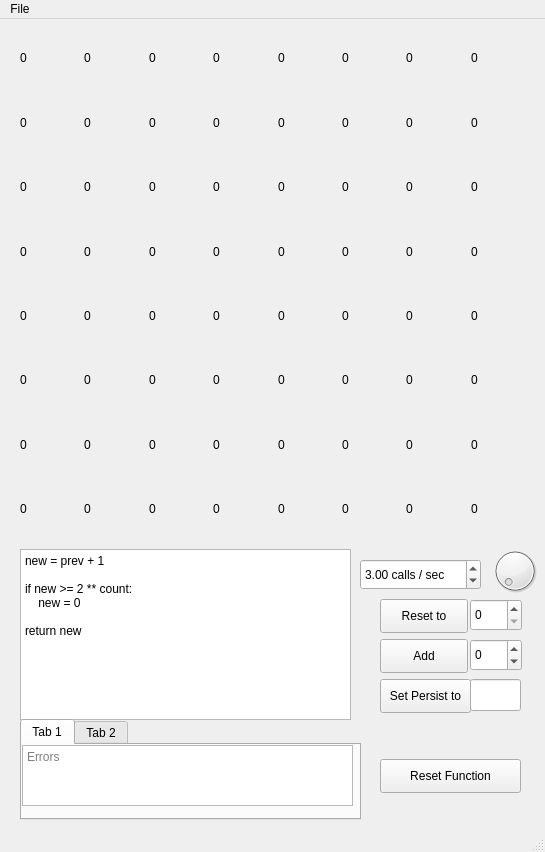
<?xml version="1.0" encoding="UTF-8"?>
<ui version="4.0">
 <class>Main</class>
 <widget class="QMainWindow" name="Main">
  <property name="geometry">
   <rect>
    <x>0</x>
    <y>0</y>
    <width>545</width>
    <height>852</height>
   </rect>
  </property>
  <property name="windowTitle">
   <string>Main</string>
  </property>
  <widget class="QWidget" name="centralwidget">
   <widget class="QDoubleSpinBox" name="rate">
    <property name="geometry">
     <rect>
      <x>360</x>
      <y>540</y>
      <width>121</width>
      <height>31</height>
     </rect>
    </property>
    <property name="suffix">
     <string> calls / sec</string>
    </property>
    <property name="decimals">
     <number>2</number>
    </property>
    <property name="minimum">
     <double>1.000000000000000</double>
    </property>
    <property name="maximum">
     <double>1000.000000000000000</double>
    </property>
    <property name="value">
     <double>3.000000000000000</double>
    </property>
   </widget>
   <widget class="QDial" name="rateDial">
    <property name="geometry">
     <rect>
      <x>490</x>
      <y>520</y>
      <width>50</width>
      <height>64</height>
     </rect>
    </property>
    <property name="minimum">
     <number>1</number>
    </property>
    <property name="maximum">
     <number>500</number>
    </property>
    <property name="value">
     <number>1</number>
    </property>
    <property name="orientation">
     <enum>Qt::Horizontal</enum>
    </property>
    <property name="invertedAppearance">
     <bool>false</bool>
    </property>
    <property name="invertedControls">
     <bool>false</bool>
    </property>
   </widget>
   <widget class="QWidget" name="gridLayoutWidget">
    <property name="geometry">
     <rect>
      <x>20</x>
      <y>10</y>
      <width>509</width>
      <height>509</height>
     </rect>
    </property>
    <layout class="QGridLayout" name="grid">
     <item row="3" column="0">
      <widget class="Led" name="led_15">
       <property name="text">
        <string>0</string>
       </property>
      </widget>
     </item>
     <item row="3" column="1">
      <widget class="Led" name="led_14">
       <property name="text">
        <string>0</string>
       </property>
      </widget>
     </item>
     <item row="1" column="3">
      <widget class="Led" name="led_10">
       <property name="text">
        <string>0</string>
       </property>
      </widget>
     </item>
     <item row="7" column="4">
      <widget class="Led" name="led_23">
       <property name="text">
        <string>0</string>
       </property>
      </widget>
     </item>
     <item row="1" column="1">
      <widget class="Led" name="led_3">
       <property name="text">
        <string>0</string>
       </property>
      </widget>
     </item>
     <item row="3" column="4">
      <widget class="Led" name="led_19">
       <property name="text">
        <string>0</string>
       </property>
      </widget>
     </item>
     <item row="2" column="4">
      <widget class="Led" name="led_18">
       <property name="text">
        <string>0</string>
       </property>
      </widget>
     </item>
     <item row="6" column="4">
      <widget class="Led" name="led_22">
       <property name="text">
        <string>0</string>
       </property>
      </widget>
     </item>
     <item row="1" column="2">
      <widget class="Led" name="led_4">
       <property name="text">
        <string>0</string>
       </property>
      </widget>
     </item>
     <item row="4" column="4">
      <widget class="Led" name="led_20">
       <property name="text">
        <string>0</string>
       </property>
      </widget>
     </item>
     <item row="2" column="1">
      <widget class="Led" name="led_7">
       <property name="text">
        <string>0</string>
       </property>
      </widget>
     </item>
     <item row="1" column="4">
      <widget class="Led" name="led_17">
       <property name="text">
        <string>0</string>
       </property>
      </widget>
     </item>
     <item row="0" column="1">
      <widget class="Led" name="led_1">
       <property name="text">
        <string>0</string>
       </property>
      </widget>
     </item>
     <item row="5" column="4">
      <widget class="Led" name="led_21">
       <property name="text">
        <string>0</string>
       </property>
      </widget>
     </item>
     <item row="0" column="4">
      <widget class="Led" name="led_16">
       <property name="text">
        <string>0</string>
       </property>
      </widget>
     </item>
     <item row="3" column="3">
      <widget class="Led" name="led_12">
       <property name="text">
        <string>0</string>
       </property>
      </widget>
     </item>
     <item row="2" column="3">
      <widget class="Led" name="led_11">
       <property name="text">
        <string>0</string>
       </property>
      </widget>
     </item>
     <item row="7" column="5">
      <widget class="Led" name="led_24">
       <property name="text">
        <string>0</string>
       </property>
      </widget>
     </item>
     <item row="1" column="0">
      <widget class="Led" name="led_2">
       <property name="text">
        <string>0</string>
       </property>
      </widget>
     </item>
     <item row="3" column="2">
      <widget class="Led" name="led_13">
       <property name="text">
        <string>0</string>
       </property>
      </widget>
     </item>
     <item row="0" column="0">
      <widget class="Led" name="led_0">
       <property name="text">
        <string>0</string>
       </property>
      </widget>
     </item>
     <item row="7" column="6">
      <widget class="Led" name="led_25">
       <property name="text">
        <string>0</string>
       </property>
      </widget>
     </item>
     <item row="2" column="2">
      <widget class="Led" name="led_6">
       <property name="text">
        <string>0</string>
       </property>
      </widget>
     </item>
     <item row="0" column="2">
      <widget class="Led" name="led_5">
       <property name="text">
        <string>0</string>
       </property>
      </widget>
     </item>
     <item row="2" column="0">
      <widget class="Led" name="led_8">
       <property name="text">
        <string>0</string>
       </property>
      </widget>
     </item>
     <item row="0" column="3">
      <widget class="Led" name="led_9">
       <property name="text">
        <string>0</string>
       </property>
      </widget>
     </item>
     <item row="7" column="7">
      <widget class="Led" name="led_26">
       <property name="text">
        <string>0</string>
       </property>
      </widget>
     </item>
     <item row="6" column="5">
      <widget class="Led" name="led_27">
       <property name="text">
        <string>0</string>
       </property>
      </widget>
     </item>
     <item row="6" column="6">
      <widget class="Led" name="led_28">
       <property name="text">
        <string>0</string>
       </property>
      </widget>
     </item>
     <item row="6" column="7">
      <widget class="Led" name="led_29">
       <property name="text">
        <string>0</string>
       </property>
      </widget>
     </item>
     <item row="5" column="7">
      <widget class="Led" name="led_30">
       <property name="text">
        <string>0</string>
       </property>
      </widget>
     </item>
     <item row="5" column="6">
      <widget class="Led" name="led_31">
       <property name="text">
        <string>0</string>
       </property>
      </widget>
     </item>
     <item row="5" column="5">
      <widget class="Led" name="led_32">
       <property name="text">
        <string>0</string>
       </property>
      </widget>
     </item>
     <item row="4" column="5">
      <widget class="Led" name="led_33">
       <property name="text">
        <string>0</string>
       </property>
      </widget>
     </item>
     <item row="4" column="6">
      <widget class="Led" name="led_34">
       <property name="text">
        <string>0</string>
       </property>
      </widget>
     </item>
     <item row="4" column="7">
      <widget class="Led" name="led_35">
       <property name="text">
        <string>0</string>
       </property>
      </widget>
     </item>
     <item row="3" column="5">
      <widget class="Led" name="led_36">
       <property name="text">
        <string>0</string>
       </property>
      </widget>
     </item>
     <item row="3" column="6">
      <widget class="Led" name="led_37">
       <property name="text">
        <string>0</string>
       </property>
      </widget>
     </item>
     <item row="3" column="7">
      <widget class="Led" name="led_38">
       <property name="text">
        <string>0</string>
       </property>
      </widget>
     </item>
     <item row="2" column="7">
      <widget class="Led" name="led_39">
       <property name="text">
        <string>0</string>
       </property>
      </widget>
     </item>
     <item row="2" column="6">
      <widget class="Led" name="led_40">
       <property name="text">
        <string>0</string>
       </property>
      </widget>
     </item>
     <item row="2" column="5">
      <widget class="Led" name="led_41">
       <property name="text">
        <string>0</string>
       </property>
      </widget>
     </item>
     <item row="1" column="5">
      <widget class="Led" name="led_42">
       <property name="text">
        <string>0</string>
       </property>
      </widget>
     </item>
     <item row="1" column="6">
      <widget class="Led" name="led_43">
       <property name="text">
        <string>0</string>
       </property>
      </widget>
     </item>
     <item row="1" column="7">
      <widget class="Led" name="led_44">
       <property name="text">
        <string>0</string>
       </property>
      </widget>
     </item>
     <item row="0" column="7">
      <widget class="Led" name="led_45">
       <property name="text">
        <string>0</string>
       </property>
      </widget>
     </item>
     <item row="0" column="6">
      <widget class="Led" name="led_46">
       <property name="text">
        <string>0</string>
       </property>
      </widget>
     </item>
     <item row="0" column="5">
      <widget class="Led" name="led_47">
       <property name="text">
        <string>0</string>
       </property>
      </widget>
     </item>
     <item row="6" column="3">
      <widget class="Led" name="led_48">
       <property name="text">
        <string>0</string>
       </property>
      </widget>
     </item>
     <item row="7" column="3">
      <widget class="Led" name="led_49">
       <property name="text">
        <string>0</string>
       </property>
      </widget>
     </item>
     <item row="7" column="2">
      <widget class="Led" name="led_50">
       <property name="text">
        <string>0</string>
       </property>
      </widget>
     </item>
     <item row="6" column="2">
      <widget class="Led" name="led_51">
       <property name="text">
        <string>0</string>
       </property>
      </widget>
     </item>
     <item row="5" column="3">
      <widget class="Led" name="led_52">
       <property name="text">
        <string>0</string>
       </property>
      </widget>
     </item>
     <item row="4" column="3">
      <widget class="Led" name="led_53">
       <property name="text">
        <string>0</string>
       </property>
      </widget>
     </item>
     <item row="4" column="2">
      <widget class="Led" name="led_54">
       <property name="text">
        <string>0</string>
       </property>
      </widget>
     </item>
     <item row="5" column="2">
      <widget class="Led" name="led_55">
       <property name="text">
        <string>0</string>
       </property>
      </widget>
     </item>
     <item row="5" column="1">
      <widget class="Led" name="led_56">
       <property name="text">
        <string>0</string>
       </property>
      </widget>
     </item>
     <item row="6" column="1">
      <widget class="Led" name="led_57">
       <property name="text">
        <string>0</string>
       </property>
      </widget>
     </item>
     <item row="7" column="1">
      <widget class="Led" name="led_58">
       <property name="text">
        <string>0</string>
       </property>
      </widget>
     </item>
     <item row="7" column="0">
      <widget class="Led" name="led_59">
       <property name="text">
        <string>0</string>
       </property>
      </widget>
     </item>
     <item row="6" column="0">
      <widget class="Led" name="led_60">
       <property name="text">
        <string>0</string>
       </property>
      </widget>
     </item>
     <item row="5" column="0">
      <widget class="Led" name="led_61">
       <property name="text">
        <string>0</string>
       </property>
      </widget>
     </item>
     <item row="4" column="0">
      <widget class="Led" name="led_62">
       <property name="text">
        <string>0</string>
       </property>
      </widget>
     </item>
     <item row="4" column="1">
      <widget class="Led" name="led_63">
       <property name="text">
        <string>0</string>
       </property>
      </widget>
     </item>
    </layout>
   </widget>
   <widget class="QPlainTextEdit" name="code">
    <property name="geometry">
     <rect>
      <x>20</x>
      <y>530</y>
      <width>331</width>
      <height>171</height>
     </rect>
    </property>
    <property name="toolTip">
     <string>This is the function that runs every step that describes what number to next
display. The syntax is standard python 3.9, with the math and numpy libraries
imported. The default function adds one to the previous number, then resets
it once it's gotten too big. Key parameters are:

prev: The previous number
count: The total number of squares
rows: The number of rows in the grid
columns: The number of columns in the grid
rate: The number of calls / second specified
persist: A bonus variable that maintains it's value over successive iterations.
If you need multiple persistent variables, make it into a list or a tuple.

These values are read-only, except for persist. To set the next number, return
the number you want to be set.</string>
    </property>
    <property name="documentTitle">
     <string/>
    </property>
    <property name="lineWrapMode">
     <enum>QPlainTextEdit::NoWrap</enum>
    </property>
    <property name="plainText">
     <string>new = prev + 1

if new &gt;= 2 ** count:
    new = 0

return new</string>
    </property>
   </widget>
   <widget class="QSpinBox" name="resetVal">
    <property name="geometry">
     <rect>
      <x>470</x>
      <y>580</y>
      <width>52</width>
      <height>32</height>
     </rect>
    </property>
    <property name="maximum">
     <number>999</number>
    </property>
   </widget>
   <widget class="QPushButton" name="resetButton">
    <property name="geometry">
     <rect>
      <x>380</x>
      <y>580</y>
      <width>88</width>
      <height>34</height>
     </rect>
    </property>
    <property name="text">
     <string>Reset to</string>
    </property>
   </widget>
   <widget class="QPushButton" name="addButton">
    <property name="geometry">
     <rect>
      <x>380</x>
      <y>620</y>
      <width>88</width>
      <height>34</height>
     </rect>
    </property>
    <property name="text">
     <string>Add</string>
    </property>
   </widget>
   <widget class="QSpinBox" name="addVal">
    <property name="geometry">
     <rect>
      <x>470</x>
      <y>620</y>
      <width>52</width>
      <height>32</height>
     </rect>
    </property>
    <property name="minimum">
     <number>-999</number>
    </property>
    <property name="maximum">
     <number>999</number>
    </property>
   </widget>
   <widget class="QPushButton" name="resetFunc">
    <property name="geometry">
     <rect>
      <x>380</x>
      <y>740</y>
      <width>141</width>
      <height>34</height>
     </rect>
    </property>
    <property name="text">
     <string>Reset Function</string>
    </property>
   </widget>
   <widget class="QPushButton" name="persistButton">
    <property name="geometry">
     <rect>
      <x>380</x>
      <y>660</y>
      <width>91</width>
      <height>34</height>
     </rect>
    </property>
    <property name="text">
     <string>Set Persist to</string>
    </property>
   </widget>
   <widget class="QLineEdit" name="persistVal">
    <property name="geometry">
     <rect>
      <x>470</x>
      <y>660</y>
      <width>51</width>
      <height>32</height>
     </rect>
    </property>
   </widget>
   <widget class="QTabWidget" name="ouput">
    <property name="geometry">
     <rect>
      <x>20</x>
      <y>700</y>
      <width>341</width>
      <height>101</height>
     </rect>
    </property>
    <property name="currentIndex">
     <number>0</number>
    </property>
    <widget class="QWidget" name="error">
     <attribute name="title">
      <string>Tab 1</string>
     </attribute>
     <widget class="QTextBrowser" name="errorMsg">
      <property name="geometry">
       <rect>
        <x>0</x>
        <y>0</y>
        <width>331</width>
        <height>61</height>
       </rect>
      </property>
      <property name="placeholderText">
       <string>Errors</string>
      </property>
      <property name="openLinks">
       <bool>false</bool>
      </property>
     </widget>
    </widget>
    <widget class="QWidget" name="out_2">
     <attribute name="title">
      <string>Tab 2</string>
     </attribute>
     <widget class="QTextBrowser" name="out">
      <property name="geometry">
       <rect>
        <x>0</x>
        <y>0</y>
        <width>331</width>
        <height>61</height>
       </rect>
      </property>
      <property name="placeholderText">
       <string>Output (doesn't work)</string>
      </property>
      <property name="openLinks">
       <bool>false</bool>
      </property>
     </widget>
    </widget>
   </widget>
  </widget>
  <widget class="QMenuBar" name="menubar">
   <property name="geometry">
    <rect>
     <x>0</x>
     <y>0</y>
     <width>545</width>
     <height>30</height>
    </rect>
   </property>
   <widget class="QMenu" name="menuFile">
    <property name="title">
     <string>File</string>
    </property>
    <addaction name="save"/>
    <addaction name="saveAs"/>
    <addaction name="load"/>
   </widget>
   <addaction name="menuFile"/>
  </widget>
  <widget class="QStatusBar" name="statusbar"/>
  <action name="save">
   <property name="text">
    <string>Save Program</string>
   </property>
   <property name="shortcut">
    <string>Ctrl+S</string>
   </property>
  </action>
  <action name="saveAs">
   <property name="text">
    <string>Save Program As...</string>
   </property>
   <property name="shortcut">
    <string>Ctrl+Shift+S</string>
   </property>
  </action>
  <action name="load">
   <property name="text">
    <string>Load Program</string>
   </property>
   <property name="shortcut">
    <string>Ctrl+O</string>
   </property>
  </action>
 </widget>
 <customwidgets>
  <customwidget>
   <class>Led</class>
   <extends>QLabel</extends>
   <header location="global">led</header>
  </customwidget>
 </customwidgets>
 <resources/>
 <connections/>
</ui>
